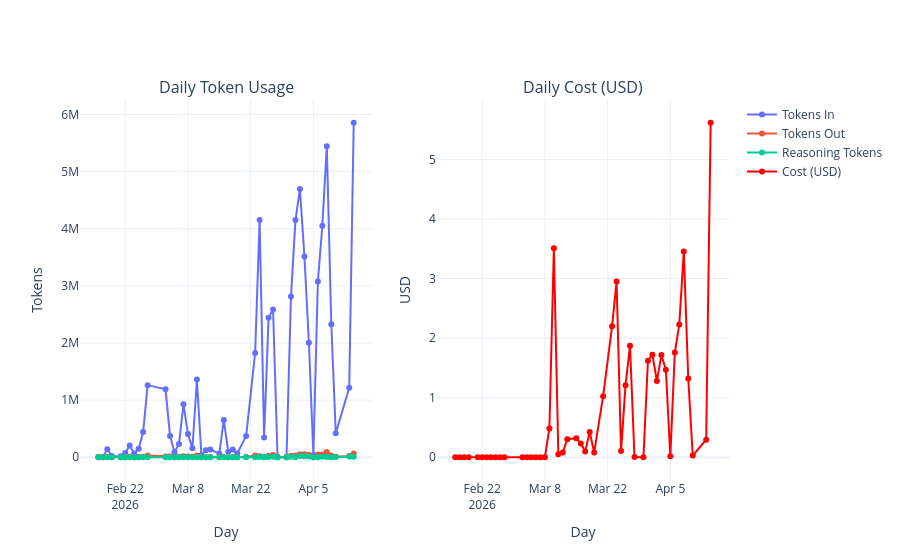

The code cell stored with this chart in its notebook:
### Markdown cell above
## 7) Model usage: tokens, cost, and model mix

### Code cell
# Replace SQL with pandas aggregation
from plotly.subplots import make_subplots

if not df_model_usage.empty:
    df_model_usage['day'] = df_model_usage['created_at'].dt.floor('D')
    
    if 'reasoning_tokens' not in df_model_usage.columns:
        df_model_usage['reasoning_tokens'] = 0
        
    usage_daily = df_model_usage.groupby('day').agg(
        usage_rows=('id', 'count') if 'id' in df_model_usage.columns else ('profile_id', 'count'),
        tokens_in=('tokens_in', 'sum'),
        tokens_out=('tokens_out', 'sum'),
        reasoning_tokens=('reasoning_tokens', 'sum'),
        cost_usd=('cost_usd', 'sum')
    ).reset_index()
else:
    usage_daily = pd.DataFrame(columns=['day', 'usage_rows', 'tokens_in', 'tokens_out', 'reasoning_tokens', 'cost_usd'])

if not usage_daily.empty:
    fig = make_subplots(rows=1, cols=2, subplot_titles=('Daily Token Usage', 'Daily Cost (USD)'))
    fig.add_trace(go.Scatter(x=usage_daily['day'], y=usage_daily['tokens_in'], mode='lines+markers', name='Tokens In'), row=1, col=1)
    fig.add_trace(go.Scatter(x=usage_daily['day'], y=usage_daily['tokens_out'], mode='lines+markers', name='Tokens Out'), row=1, col=1)
    fig.add_trace(go.Scatter(x=usage_daily['day'], y=usage_daily['reasoning_tokens'], mode='lines+markers', name='Reasoning Tokens'), row=1, col=1)
    fig.add_trace(go.Scatter(x=usage_daily['day'], y=usage_daily['cost_usd'], mode='lines+markers', name='Cost (USD)', line=dict(color='red')), row=1, col=2)
    
    fig.update_layout(xaxis_title='Day', yaxis_title='Tokens', xaxis2_title='Day', yaxis2_title='USD')
    fig.show()

usage_daily.tail(20)
